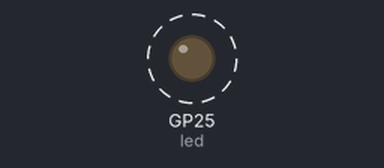
Simulated run of this program. Board: Raspberry Pi Pico running MicroPython. On the bench: output pins drawn as LEDs (lit = HIGH). Dashed ring = blinking.

Above: at 0.2 s.
Timing chart, 0 to 3.0 s (numbered marks = the images above):
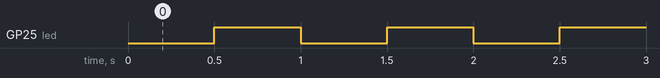

Measured:
- by itself, GP25 (led): alternates HIGH for 0.50 s and LOW for 0.50 s

The program:

Ex03.py
```python
from machine import Pin, Timer

led = Pin('LED', Pin.OUT)     # Create output Pin.

def toggleLED(timer):         # Callback function is passed the calling Timer object
   led.toggle()               # Toggle LED state between on and off.

# Set up a timer to trigger every 500 ms and call the toggleLED function (above).
tmr = Timer(period = 500, callback = toggleLED)
```
